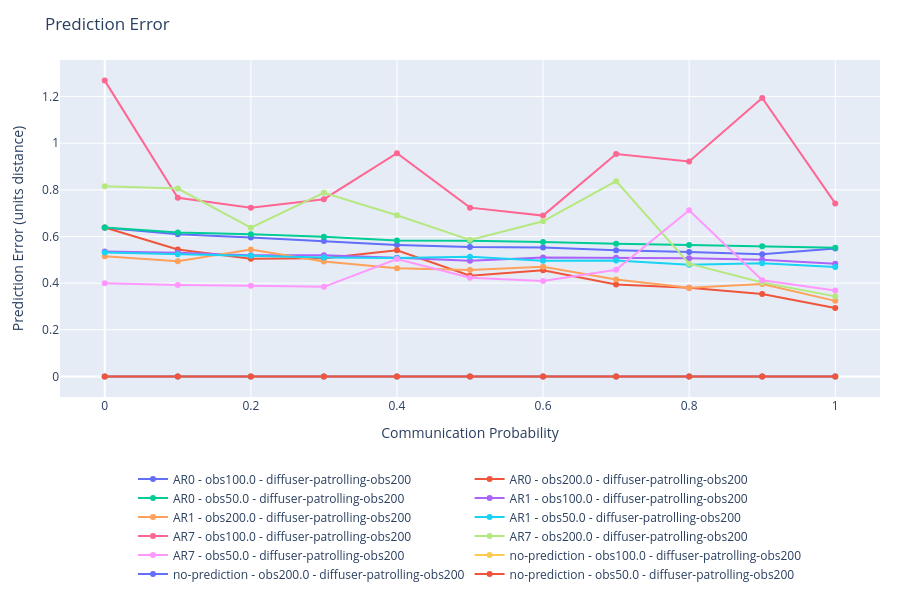
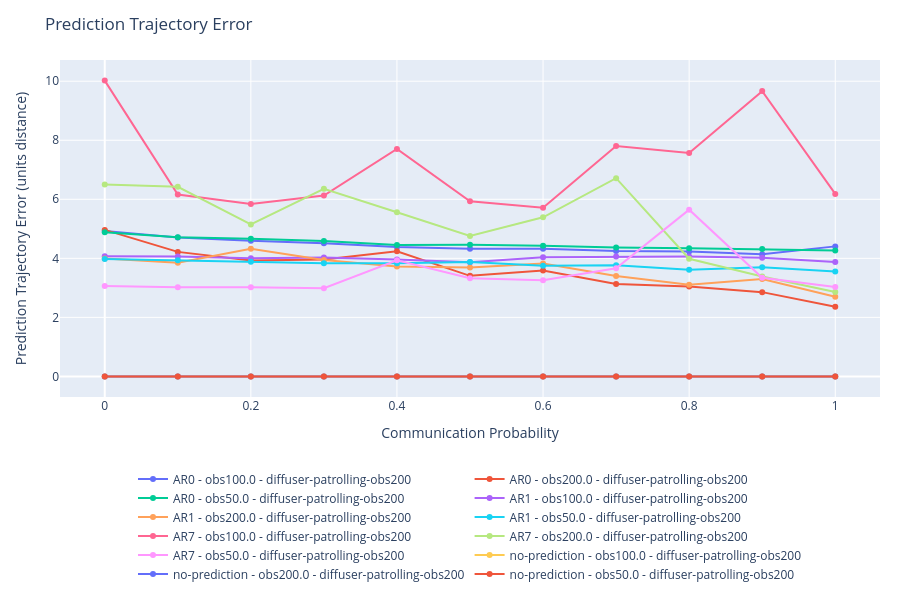
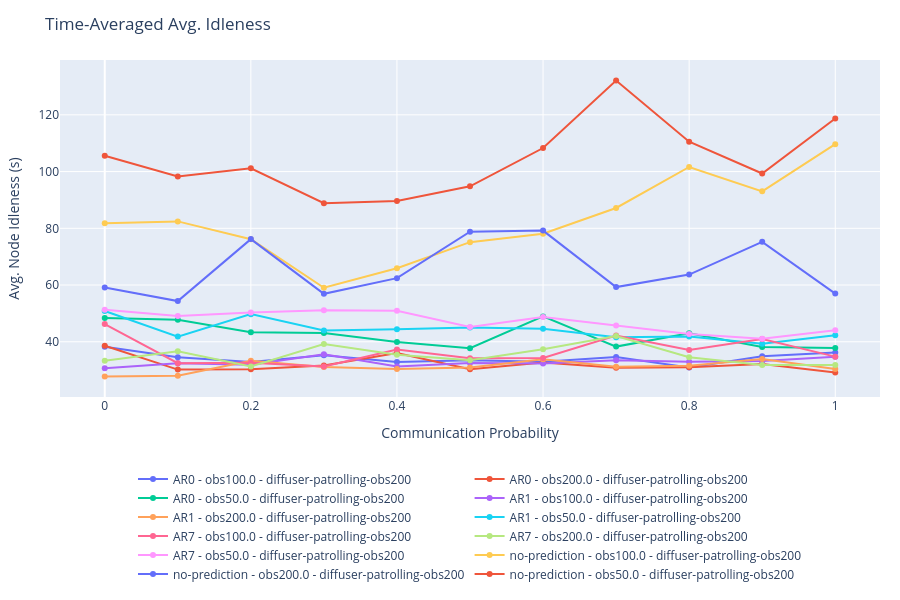
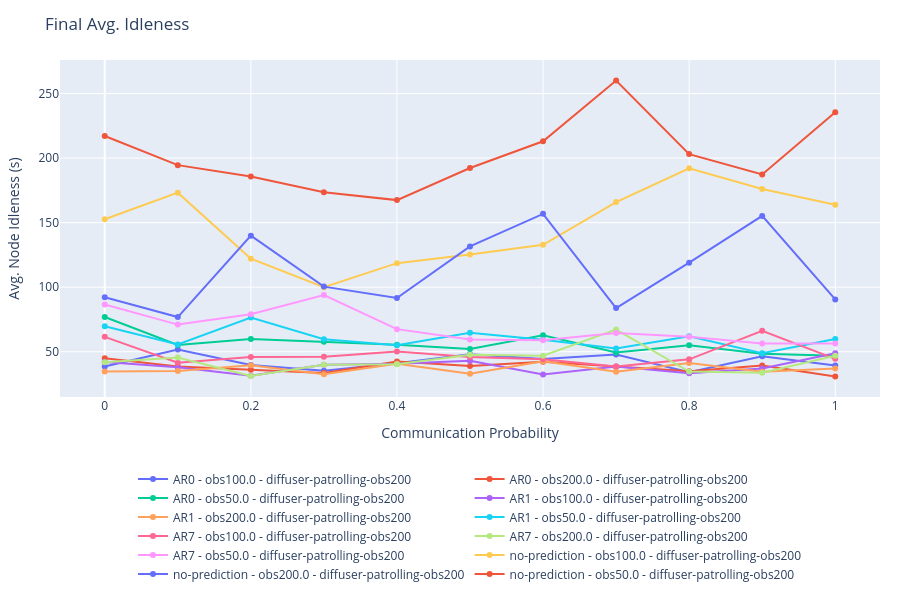

These figures' notebook cell, in order:
### Code cell
import plotly.graph_objects as go
import numpy as np

# Data for plotting
categories = {
    'prediction_error_mean': {
        'title': 'Prediction Error',
        'ylabel': 'Prediction Error (units distance)',
        'xlabel': 'Communication Probability',
        # Average over all episodes and all timesteps.
        'y': {
            series: [np.mean(output[series][experiment]['prediction_error_mean']) for experiment in output[series]]
                for series in output
        }
    },
    'prediction_trajectory_error_mean': {
        'title': 'Prediction Trajectory Error',
        'ylabel': 'Prediction Trajectory Error (units distance)',
        'xlabel': 'Communication Probability',
        # Average over all episodes and all timesteps.
        'y': {
            series: [np.mean(output[series][experiment]['prediction_trajectory_error_mean']) for experiment in output[series]]
                for series in output
        }
    },
    'avg_idleness': {
        'title': 'Time-Averaged Avg. Idleness',
        'ylabel': 'Avg. Node Idleness (s)',
        'xlabel': 'Communication Probability',
        # Average over all episodes and all timesteps.
        'y': {
            series: [np.mean(output[series][experiment]['avg_idleness']) for experiment in output[series]]
                for series in output
        }
    },
    'avg_idleness_final': {
        'title': 'Final Avg. Idleness',
        'ylabel': 'Avg. Node Idleness (s)',
        'xlabel': 'Communication Probability',
        # Average over all episodes and all timesteps.
        'y': {
            series: [np.mean(output[series][experiment]['avg_idleness'][:, -1]) for experiment in output[series]]
                for series in output
        }
    },
    'avg_idleness_over_time': {
        'title': 'Avg. Idleness vs. Time',
        'ylabel': 'Avg. Node Idleness (s)',
        'xlabel': 'Time Steps',
        # One trace per test/experiment: average over episodes, keep time dimension.
        'y': {
            series: {
                experiment: np.mean(output[series][experiment]['avg_idleness'], axis=0)
                for experiment in output[series]
            }
            for series in output
        }
    },
}

# Miscelaneous statistics.
timesteps = [np.max([np.max(output[series][experiment]['deltaSteps'].shape[1]) for experiment in output[series]]) for series in output]

for category in categories:
    fig = go.Figure()
    x = categories[category].get('x', None)

    if category == 'avg_idleness_over_time':
        for series, tests in categories[category]['y'].items():
            for test_name, values in tests.items():
                x_local = np.arange(1, len(values) + 1)
                fig.add_trace(go.Scatter(
                    x=x_local,
                    y=values,
                    mode='lines',
                    name=f"{series} | {test_name}",
                    hovertemplate=f'{series} | {test_name}' + ': %{y:.4f}<extra></extra>',
                    line={
                        "color": 'red' if "no-prediction" in series else 'blue',
                    }
                ))
    elif type(categories[category]['y']) == dict:
        for series, values in categories[category]['y'].items():
            x_local = x
            if x_local is None:
                x_local = np.linspace(0, 1, len(values))
            fig.add_trace(go.Scatter(
                x=x_local,
                y=values,
                mode='lines+markers',
                name=series,
                hovertemplate='%{x:.2f}: %{y:.4f}<extra></extra>'
            ))
    else:
        values = categories[category]['y']
        x_local = x
        if x_local is None:
            x_local = np.linspace(0, 1, len(values))
        fig.add_trace(go.Scatter(
            x=x_local,
            y=values,
            mode='lines+markers',
            hovertemplate='%{x:.2f}: %{y:.4f}<extra></extra>'
        ))
    
    title = categories[category]['title']
    xlabel = 'Scenario' if "xlabel" not in categories[category] else categories[category]['xlabel']
    ylabel = f"Timesteps out of {timesteps}" if "ylabel" not in categories[category] else categories[category]['ylabel']
    
    fig.update_layout(
        # title=f"{title}: avg. over {args['eval_episodes']['value']} episodes, seed {args['seed']['value']}",
        title=f"{title}",
        xaxis_title=xlabel,
        yaxis_title=ylabel,
        hovermode='closest',
        showlegend=True,
        autosize=True,
        height=600,
        margin=dict(l=60, r=20, t=60, b=120),
        legend=dict(
            orientation='h',
            yanchor='top',
            y=-0.2,
            xanchor='center',
            x=0.5
        ),
    )
    
    fig.show()

### Figure 1 — Plotly figure (JSON) as saved in the notebook; plotly's stock layout.template omitted (floating-point values rounded to 4 significant figures)
{"data": [{"hovertemplate": "%{x:.2f}: %{y:.4f}<extra></extra>", "mode": "lines+markers", "name": "AR0 - obs100.0 - diffuser-patrolling-obs200", "type": "scatter", "x": [0.0, 0.1, 0.2, 0.3, 0.4, 0.5, 0.6, 0.7, 0.8, 0.9, 1.0], "y": [0.6376, 0.6098, 0.5958, 0.5808, 0.564, 0.5546, 0.5529, 0.5406, 0.5338, 0.5237, 0.5489]}, {"hovertemplate": "%{x:.2f}: %{y:.4f}<extra></extra>", "mode": "lines+markers", "name": "AR0 - obs200.0 - diffuser-patrolling-obs200", "type": "scatter", "x": [0.0, 0.1, 0.2, 0.3, 0.4, 0.5, 0.6, 0.7, 0.8, 0.9, 1.0], "y": [0.6384, 0.5439, 0.5045, 0.5072, 0.5405, 0.4322, 0.4549, 0.3945, 0.3802, 0.3534, 0.2929]}, {"hovertemplate": "%{x:.2f}: %{y:.4f}<extra></extra>", "mode": "lines+markers", "name": "AR0 - obs50.0 - diffuser-patrolling-obs200", "type": "scatter", "x": [0.0, 0.1, 0.2, 0.3, 0.4, 0.5, 0.6, 0.7, 0.8, 0.9, 1.0], "y": [0.6385, 0.6176, 0.6099, 0.5992, 0.5823, 0.5813, 0.5768, 0.5687, 0.564, 0.5587, 0.5514]}, {"hovertemplate": "%{x:.2f}: %{y:.4f}<extra></extra>", "mode": "lines+markers", "name": "AR1 - obs100.0 - diffuser-patrolling-obs200", "type": "scatter", "x": [0.0, 0.1, 0.2, 0.3, 0.4, 0.5, 0.6, 0.7, 0.8, 0.9, 1.0], "y": [0.5355, 0.5298, 0.5197, 0.5195, 0.5091, 0.4958, 0.5099, 0.5088, 0.507, 0.5, 0.4826]}, {"hovertemplate": "%{x:.2f}: %{y:.4f}<extra></extra>", "mode": "lines+markers", "name": "AR1 - obs200.0 - diffuser-patrolling-obs200", "type": "scatter", "x": [0.0, 0.1, 0.2, 0.3, 0.4, 0.5, 0.6, 0.7, 0.8, 0.9, 1.0], "y": [0.5153, 0.4934, 0.544, 0.4926, 0.4642, 0.4562, 0.47, 0.4155, 0.3803, 0.3959, 0.324]}, {"hovertemplate": "%{x:.2f}: %{y:.4f}<extra></extra>", "mode": "lines+markers", "name": "AR1 - obs50.0 - diffuser-patrolling-obs200", "type": "scatter", "x": [0.0, 0.1, 0.2, 0.3, 0.4, 0.5, 0.6, 0.7, 0.8, 0.9, 1.0], "y": [0.5314, 0.5234, 0.5169, 0.5099, 0.508, 0.5126, 0.4962, 0.4972, 0.4789, 0.4856, 0.4687]}, {"hovertemplate": "%{x:.2f}: %{y:.4f}<extra></extra>", "mode": "lines+markers", "name": "AR7 - obs100.0 - diffuser-patrolling-obs200", "type": "scatter", "x": [0.0, 0.1, 0.2, 0.3, 0.4, 0.5, 0.6, 0.7, 0.8, 0.9, 1.0], "y": [1.269, 0.7661, 0.7235, 0.76, 0.9571, 0.7237, 0.6896, 0.9538, 0.9215, 1.194, 0.7419]}, {"hovertemplate": "%{x:.2f}: %{y:.4f}<extra></extra>", "mode": "lines+markers", "name": "AR7 - obs200.0 - diffuser-patrolling-obs200", "type": "scatter", "x": [0.0, 0.1, 0.2, 0.3, 0.4, 0.5, 0.6, 0.7, 0.8, 0.9, 1.0], "y": [0.8159, 0.8058, 0.638, 0.7871, 0.6913, 0.5856, 0.6651, 0.8374, 0.4833, 0.4025, 0.3432]}, {"hovertemplate": "%{x:.2f}: %{y:.4f}<extra></extra>", "mode": "lines+markers", "name": "AR7 - obs50.0 - diffuser-patrolling-obs200", "type": "scatter", "x": [0.0, 0.1, 0.2, 0.3, 0.4, 0.5, 0.6, 0.7, 0.8, 0.9, 1.0], "y": [0.3994, 0.3916, 0.3884, 0.3841, 0.5035, 0.4234, 0.4093, 0.4569, 0.7122, 0.4122, 0.3687]}, {"hovertemplate": "%{x:.2f}: %{y:.4f}<extra></extra>", "mode": "lines+markers", "name": "no-prediction - obs100.0 - diffuser-patrolling-obs200", "type": "scatter", "x": [0.0, 0.1, 0.2, 0.3, 0.4, 0.5, 0.6, 0.7, 0.8, 0.9, 1.0], "y": [0, 0, 0, 0, 0, 0, 0, 0, 0, 0, 0]}, {"hovertemplate": "%{x:.2f}: %{y:.4f}<extra></extra>", "mode": "lines+markers", "name": "no-prediction - obs200.0 - diffuser-patrolling-obs200", "type": "scatter", "x": [0.0, 0.1, 0.2, 0.3, 0.4, 0.5, 0.6, 0.7, 0.8, 0.9, 1.0], "y": [0, 0, 0, 0, 0, 0, 0, 0, 0, 0, 0]}, {"hovertemplate": "%{x:.2f}: %{y:.4f}<extra></extra>", "mode": "lines+markers", "name": "no-prediction - obs50.0 - diffuser-patrolling-obs200", "type": "scatter", "x": [0.0, 0.1, 0.2, 0.3, 0.4, 0.5, 0.6, 0.7, 0.8, 0.9, 1.0], "y": [0, 0, 0, 0, 0, 0, 0, 0, 0, 0, 0]}], "layout": {"autosize": true, "height": 600, "hovermode": "closest", "legend": {"orientation": "h", "x": 0.5, "xanchor": "center", "y": -0.2, "yanchor": "top"}, "margin": {"b": 120, "l": 60, "r": 20, "t": 60}, "showlegend": true, "title": {"text": "Prediction Error"}, "xaxis": {"title": {"text": "Communication Probability"}}, "yaxis": {"title": {"text": "Prediction Error (units distance)"}}}}

### Figure 2 — Plotly figure (JSON) as saved in the notebook; plotly's stock layout.template omitted (floating-point values rounded to 4 significant figures)
{"data": [{"hovertemplate": "%{x:.2f}: %{y:.4f}<extra></extra>", "mode": "lines+markers", "name": "AR0 - obs100.0 - diffuser-patrolling-obs200", "type": "scatter", "x": [0.0, 0.1, 0.2, 0.3, 0.4, 0.5, 0.6, 0.7, 0.8, 0.9, 1.0], "y": [4.929, 4.704, 4.594, 4.51, 4.381, 4.324, 4.326, 4.245, 4.233, 4.14, 4.405]}, {"hovertemplate": "%{x:.2f}: %{y:.4f}<extra></extra>", "mode": "lines+markers", "name": "AR0 - obs200.0 - diffuser-patrolling-obs200", "type": "scatter", "x": [0.0, 0.1, 0.2, 0.3, 0.4, 0.5, 0.6, 0.7, 0.8, 0.9, 1.0], "y": [4.963, 4.218, 3.928, 3.961, 4.239, 3.406, 3.587, 3.13, 3.047, 2.855, 2.36]}, {"hovertemplate": "%{x:.2f}: %{y:.4f}<extra></extra>", "mode": "lines+markers", "name": "AR0 - obs50.0 - diffuser-patrolling-obs200", "type": "scatter", "x": [0.0, 0.1, 0.2, 0.3, 0.4, 0.5, 0.6, 0.7, 0.8, 0.9, 1.0], "y": [4.881, 4.715, 4.66, 4.585, 4.451, 4.461, 4.428, 4.364, 4.338, 4.313, 4.267]}, {"hovertemplate": "%{x:.2f}: %{y:.4f}<extra></extra>", "mode": "lines+markers", "name": "AR1 - obs100.0 - diffuser-patrolling-obs200", "type": "scatter", "x": [0.0, 0.1, 0.2, 0.3, 0.4, 0.5, 0.6, 0.7, 0.8, 0.9, 1.0], "y": [4.071, 4.059, 4.003, 4.029, 3.964, 3.871, 4.04, 4.06, 4.06, 4.02, 3.875]}, {"hovertemplate": "%{x:.2f}: %{y:.4f}<extra></extra>", "mode": "lines+markers", "name": "AR1 - obs200.0 - diffuser-patrolling-obs200", "type": "scatter", "x": [0.0, 0.1, 0.2, 0.3, 0.4, 0.5, 0.6, 0.7, 0.8, 0.9, 1.0], "y": [3.996, 3.854, 4.325, 3.944, 3.719, 3.689, 3.826, 3.401, 3.106, 3.298, 2.697]}, {"hovertemplate": "%{x:.2f}: %{y:.4f}<extra></extra>", "mode": "lines+markers", "name": "AR1 - obs50.0 - diffuser-patrolling-obs200", "type": "scatter", "x": [0.0, 0.1, 0.2, 0.3, 0.4, 0.5, 0.6, 0.7, 0.8, 0.9, 1.0], "y": [3.979, 3.932, 3.882, 3.834, 3.833, 3.876, 3.75, 3.765, 3.616, 3.695, 3.554]}, {"hovertemplate": "%{x:.2f}: %{y:.4f}<extra></extra>", "mode": "lines+markers", "name": "AR7 - obs100.0 - diffuser-patrolling-obs200", "type": "scatter", "x": [0.0, 0.1, 0.2, 0.3, 0.4, 0.5, 0.6, 0.7, 0.8, 0.9, 1.0], "y": [10.02, 6.162, 5.843, 6.129, 7.703, 5.933, 5.712, 7.806, 7.568, 9.664, 6.182]}, {"hovertemplate": "%{x:.2f}: %{y:.4f}<extra></extra>", "mode": "lines+markers", "name": "AR7 - obs200.0 - diffuser-patrolling-obs200", "type": "scatter", "x": [0.0, 0.1, 0.2, 0.3, 0.4, 0.5, 0.6, 0.7, 0.8, 0.9, 1.0], "y": [6.5, 6.425, 5.147, 6.356, 5.562, 4.758, 5.389, 6.714, 3.986, 3.385, 2.861]}, {"hovertemplate": "%{x:.2f}: %{y:.4f}<extra></extra>", "mode": "lines+markers", "name": "AR7 - obs50.0 - diffuser-patrolling-obs200", "type": "scatter", "x": [0.0, 0.1, 0.2, 0.3, 0.4, 0.5, 0.6, 0.7, 0.8, 0.9, 1.0], "y": [3.064, 3.017, 3.021, 2.988, 3.931, 3.327, 3.259, 3.661, 5.649, 3.339, 3.025]}, {"hovertemplate": "%{x:.2f}: %{y:.4f}<extra></extra>", "mode": "lines+markers", "name": "no-prediction - obs100.0 - diffuser-patrolling-obs200", "type": "scatter", "x": [0.0, 0.1, 0.2, 0.3, 0.4, 0.5, 0.6, 0.7, 0.8, 0.9, 1.0], "y": [0, 0, 0, 0, 0, 0, 0, 0, 0, 0, 0]}, {"hovertemplate": "%{x:.2f}: %{y:.4f}<extra></extra>", "mode": "lines+markers", "name": "no-prediction - obs200.0 - diffuser-patrolling-obs200", "type": "scatter", "x": [0.0, 0.1, 0.2, 0.3, 0.4, 0.5, 0.6, 0.7, 0.8, 0.9, 1.0], "y": [0, 0, 0, 0, 0, 0, 0, 0, 0, 0, 0]}, {"hovertemplate": "%{x:.2f}: %{y:.4f}<extra></extra>", "mode": "lines+markers", "name": "no-prediction - obs50.0 - diffuser-patrolling-obs200", "type": "scatter", "x": [0.0, 0.1, 0.2, 0.3, 0.4, 0.5, 0.6, 0.7, 0.8, 0.9, 1.0], "y": [0, 0, 0, 0, 0, 0, 0, 0, 0, 0, 0]}], "layout": {"autosize": true, "height": 600, "hovermode": "closest", "legend": {"orientation": "h", "x": 0.5, "xanchor": "center", "y": -0.2, "yanchor": "top"}, "margin": {"b": 120, "l": 60, "r": 20, "t": 60}, "showlegend": true, "title": {"text": "Prediction Trajectory Error"}, "xaxis": {"title": {"text": "Communication Probability"}}, "yaxis": {"title": {"text": "Prediction Trajectory Error (units distance)"}}}}

### Figure 3 — Plotly figure (JSON) as saved in the notebook; plotly's stock layout.template omitted (floating-point values rounded to 4 significant figures)
{"data": [{"hovertemplate": "%{x:.2f}: %{y:.4f}<extra></extra>", "mode": "lines+markers", "name": "AR0 - obs100.0 - diffuser-patrolling-obs200", "type": "scatter", "x": [0.0, 0.1, 0.2, 0.3, 0.4, 0.5, 0.6, 0.7, 0.8, 0.9, 1.0], "y": [38.23, 34.57, 32.89, 35.27, 32.87, 33.47, 32.99, 34.62, 30.9, 34.87, 36.18]}, {"hovertemplate": "%{x:.2f}: %{y:.4f}<extra></extra>", "mode": "lines+markers", "name": "AR0 - obs200.0 - diffuser-patrolling-obs200", "type": "scatter", "x": [0.0, 0.1, 0.2, 0.3, 0.4, 0.5, 0.6, 0.7, 0.8, 0.9, 1.0], "y": [38.59, 30.19, 30.29, 31.63, 36.05, 30.29, 32.69, 30.8, 31.01, 32.12, 29.16]}, {"hovertemplate": "%{x:.2f}: %{y:.4f}<extra></extra>", "mode": "lines+markers", "name": "AR0 - obs50.0 - diffuser-patrolling-obs200", "type": "scatter", "x": [0.0, 0.1, 0.2, 0.3, 0.4, 0.5, 0.6, 0.7, 0.8, 0.9, 1.0], "y": [48.36, 47.75, 43.35, 43.06, 39.95, 37.75, 48.94, 38.29, 42.98, 38.19, 37.77]}, {"hovertemplate": "%{x:.2f}: %{y:.4f}<extra></extra>", "mode": "lines+markers", "name": "AR1 - obs100.0 - diffuser-patrolling-obs200", "type": "scatter", "x": [0.0, 0.1, 0.2, 0.3, 0.4, 0.5, 0.6, 0.7, 0.8, 0.9, 1.0], "y": [30.66, 32.43, 31.85, 35.6, 31.26, 32.54, 32.31, 33.46, 32.96, 33.23, 34.74]}, {"hovertemplate": "%{x:.2f}: %{y:.4f}<extra></extra>", "mode": "lines+markers", "name": "AR1 - obs200.0 - diffuser-patrolling-obs200", "type": "scatter", "x": [0.0, 0.1, 0.2, 0.3, 0.4, 0.5, 0.6, 0.7, 0.8, 0.9, 1.0], "y": [27.79, 28.0, 33.33, 31.13, 30.41, 30.89, 33.82, 31.17, 31.56, 33.95, 30.36]}, {"hovertemplate": "%{x:.2f}: %{y:.4f}<extra></extra>", "mode": "lines+markers", "name": "AR1 - obs50.0 - diffuser-patrolling-obs200", "type": "scatter", "x": [0.0, 0.1, 0.2, 0.3, 0.4, 0.5, 0.6, 0.7, 0.8, 0.9, 1.0], "y": [50.84, 41.82, 49.74, 44.01, 44.44, 45.02, 44.55, 41.57, 41.86, 39.33, 42.3]}, {"hovertemplate": "%{x:.2f}: %{y:.4f}<extra></extra>", "mode": "lines+markers", "name": "AR7 - obs100.0 - diffuser-patrolling-obs200", "type": "scatter", "x": [0.0, 0.1, 0.2, 0.3, 0.4, 0.5, 0.6, 0.7, 0.8, 0.9, 1.0], "y": [46.23, 32.45, 32.6, 31.29, 37.29, 34.21, 34.27, 42.22, 37.13, 41.0, 34.75]}, {"hovertemplate": "%{x:.2f}: %{y:.4f}<extra></extra>", "mode": "lines+markers", "name": "AR7 - obs200.0 - diffuser-patrolling-obs200", "type": "scatter", "x": [0.0, 0.1, 0.2, 0.3, 0.4, 0.5, 0.6, 0.7, 0.8, 0.9, 1.0], "y": [33.29, 36.66, 31.27, 39.2, 35.4, 33.51, 37.32, 42.04, 34.55, 31.8, 31.83]}, {"hovertemplate": "%{x:.2f}: %{y:.4f}<extra></extra>", "mode": "lines+markers", "name": "AR7 - obs50.0 - diffuser-patrolling-obs200", "type": "scatter", "x": [0.0, 0.1, 0.2, 0.3, 0.4, 0.5, 0.6, 0.7, 0.8, 0.9, 1.0], "y": [51.26, 49.07, 50.29, 51.13, 50.96, 45.18, 48.69, 45.72, 42.72, 41.07, 44.1]}, {"hovertemplate": "%{x:.2f}: %{y:.4f}<extra></extra>", "mode": "lines+markers", "name": "no-prediction - obs100.0 - diffuser-patrolling-obs200", "type": "scatter", "x": [0.0, 0.1, 0.2, 0.3, 0.4, 0.5, 0.6, 0.7, 0.8, 0.9, 1.0], "y": [81.77, 82.43, 76.16, 59.05, 65.92, 75.1, 78.06, 87.16, 101.6, 93.02, 109.7]}, {"hovertemplate": "%{x:.2f}: %{y:.4f}<extra></extra>", "mode": "lines+markers", "name": "no-prediction - obs200.0 - diffuser-patrolling-obs200", "type": "scatter", "x": [0.0, 0.1, 0.2, 0.3, 0.4, 0.5, 0.6, 0.7, 0.8, 0.9, 1.0], "y": [59.13, 54.33, 76.18, 56.89, 62.41, 78.81, 79.18, 59.27, 63.69, 75.23, 56.97]}, {"hovertemplate": "%{x:.2f}: %{y:.4f}<extra></extra>", "mode": "lines+markers", "name": "no-prediction - obs50.0 - diffuser-patrolling-obs200", "type": "scatter", "x": [0.0, 0.1, 0.2, 0.3, 0.4, 0.5, 0.6, 0.7, 0.8, 0.9, 1.0], "y": [105.6, 98.27, 101.2, 88.85, 89.62, 94.79, 108.3, 132.1, 110.5, 99.31, 118.7]}], "layout": {"autosize": true, "height": 600, "hovermode": "closest", "legend": {"orientation": "h", "x": 0.5, "xanchor": "center", "y": -0.2, "yanchor": "top"}, "margin": {"b": 120, "l": 60, "r": 20, "t": 60}, "showlegend": true, "title": {"text": "Time-Averaged Avg. Idleness"}, "xaxis": {"title": {"text": "Communication Probability"}}, "yaxis": {"title": {"text": "Avg. Node Idleness (s)"}}}}

### Figure 4 — Plotly figure (JSON) as saved in the notebook; plotly's stock layout.template omitted (floating-point values rounded to 4 significant figures)
{"data": [{"hovertemplate": "%{x:.2f}: %{y:.4f}<extra></extra>", "mode": "lines+markers", "name": "AR0 - obs100.0 - diffuser-patrolling-obs200", "type": "scatter", "x": [0.0, 0.1, 0.2, 0.3, 0.4, 0.5, 0.6, 0.7, 0.8, 0.9, 1.0], "y": [38.56, 51.76, 39.66, 35.24, 40.99, 48.08, 44.45, 47.92, 34.2, 46.43, 39.41]}, {"hovertemplate": "%{x:.2f}: %{y:.4f}<extra></extra>", "mode": "lines+markers", "name": "AR0 - obs200.0 - diffuser-patrolling-obs200", "type": "scatter", "x": [0.0, 0.1, 0.2, 0.3, 0.4, 0.5, 0.6, 0.7, 0.8, 0.9, 1.0], "y": [44.87, 38.47, 36.12, 33.46, 42.51, 38.88, 42.21, 38.29, 34.93, 39.32, 30.88]}, {"hovertemplate": "%{x:.2f}: %{y:.4f}<extra></extra>", "mode": "lines+markers", "name": "AR0 - obs50.0 - diffuser-patrolling-obs200", "type": "scatter", "x": [0.0, 0.1, 0.2, 0.3, 0.4, 0.5, 0.6, 0.7, 0.8, 0.9, 1.0], "y": [76.89, 55.24, 59.86, 57.66, 55.43, 52.08, 62.74, 49.41, 55, 48.49, 46.95]}, {"hovertemplate": "%{x:.2f}: %{y:.4f}<extra></extra>", "mode": "lines+markers", "name": "AR1 - obs100.0 - diffuser-patrolling-obs200", "type": "scatter", "x": [0.0, 0.1, 0.2, 0.3, 0.4, 0.5, 0.6, 0.7, 0.8, 0.9, 1.0], "y": [42.07, 38.03, 31.33, 39.98, 40.71, 42.97, 32.4, 38.62, 33.38, 36.94, 48.81]}, {"hovertemplate": "%{x:.2f}: %{y:.4f}<extra></extra>", "mode": "lines+markers", "name": "AR1 - obs200.0 - diffuser-patrolling-obs200", "type": "scatter", "x": [0.0, 0.1, 0.2, 0.3, 0.4, 0.5, 0.6, 0.7, 0.8, 0.9, 1.0], "y": [34.62, 35.09, 39.49, 32.52, 40.73, 33, 42.63, 34.56, 41.27, 34.49, 37.02]}, {"hovertemplate": "%{x:.2f}: %{y:.4f}<extra></extra>", "mode": "lines+markers", "name": "AR1 - obs50.0 - diffuser-patrolling-obs200", "type": "scatter", "x": [0.0, 0.1, 0.2, 0.3, 0.4, 0.5, 0.6, 0.7, 0.8, 0.9, 1.0], "y": [69.78, 55.63, 76.49, 59.72, 55.02, 64.78, 59.29, 52.47, 62.03, 48.88, 59.89]}, {"hovertemplate": "%{x:.2f}: %{y:.4f}<extra></extra>", "mode": "lines+markers", "name": "AR7 - obs100.0 - diffuser-patrolling-obs200", "type": "scatter", "x": [0.0, 0.1, 0.2, 0.3, 0.4, 0.5, 0.6, 0.7, 0.8, 0.9, 1.0], "y": [61.53, 41.42, 45.88, 46.08, 50.25, 45.99, 44.17, 38.53, 44.12, 66.28, 44.51]}, {"hovertemplate": "%{x:.2f}: %{y:.4f}<extra></extra>", "mode": "lines+markers", "name": "AR7 - obs200.0 - diffuser-patrolling-obs200", "type": "scatter", "x": [0.0, 0.1, 0.2, 0.3, 0.4, 0.5, 0.6, 0.7, 0.8, 0.9, 1.0], "y": [41.92, 45.55, 31.16, 39.84, 40.3, 47.68, 46.85, 67.19, 34.64, 33.79, 46.92]}, {"hovertemplate": "%{x:.2f}: %{y:.4f}<extra></extra>", "mode": "lines+markers", "name": "AR7 - obs50.0 - diffuser-patrolling-obs200", "type": "scatter", "x": [0.0, 0.1, 0.2, 0.3, 0.4, 0.5, 0.6, 0.7, 0.8, 0.9, 1.0], "y": [86.63, 71.01, 79.09, 93.87, 67.5, 59.54, 58.89, 64.53, 61.54, 56.31, 56.45]}, {"hovertemplate": "%{x:.2f}: %{y:.4f}<extra></extra>", "mode": "lines+markers", "name": "no-prediction - obs100.0 - diffuser-patrolling-obs200", "type": "scatter", "x": [0.0, 0.1, 0.2, 0.3, 0.4, 0.5, 0.6, 0.7, 0.8, 0.9, 1.0], "y": [152.6, 173.2, 122.1, 100, 118.6, 125.4, 132.9, 165.9, 192.0, 176.1, 163.9]}, {"hovertemplate": "%{x:.2f}: %{y:.4f}<extra></extra>", "mode": "lines+markers", "name": "no-prediction - obs200.0 - diffuser-patrolling-obs200", "type": "scatter", "x": [0.0, 0.1, 0.2, 0.3, 0.4, 0.5, 0.6, 0.7, 0.8, 0.9, 1.0], "y": [92.26, 76.84, 139.9, 100.4, 91.61, 131.6, 156.8, 83.81, 119.0, 155.2, 90.55]}, {"hovertemplate": "%{x:.2f}: %{y:.4f}<extra></extra>", "mode": "lines+markers", "name": "no-prediction - obs50.0 - diffuser-patrolling-obs200", "type": "scatter", "x": [0.0, 0.1, 0.2, 0.3, 0.4, 0.5, 0.6, 0.7, 0.8, 0.9, 1.0], "y": [217.1, 194.5, 185.8, 173.6, 167.4, 192.3, 213.0, 260.0, 203.1, 187.3, 235.5]}], "layout": {"autosize": true, "height": 600, "hovermode": "closest", "legend": {"orientation": "h", "x": 0.5, "xanchor": "center", "y": -0.2, "yanchor": "top"}, "margin": {"b": 120, "l": 60, "r": 20, "t": 60}, "showlegend": true, "title": {"text": "Final Avg. Idleness"}, "xaxis": {"title": {"text": "Communication Probability"}}, "yaxis": {"title": {"text": "Avg. Node Idleness (s)"}}}}
